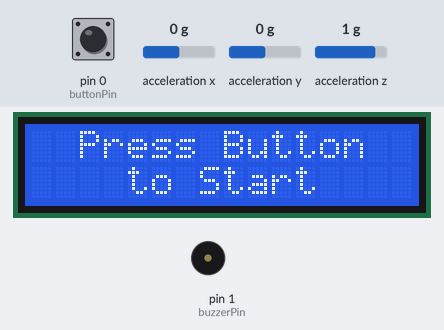
A sketch run on a simulated Arduino Uno, built with avr-gcc and run on an emulated ATmega328P. Shown: 16×2 character LCD, buzzer (waves = sounding). Inputs (shaded band) come from the test bench; at power-on: pin 0 (buttonPin) LOW, acceleration x 0 g, acceleration y 0 g, acceleration z 1 g. Random numbers use the default seed unless the sketch sets one.

Above: at 1.2 s.
1.3 s: pin 0 (buttonPin) pulled HIGH for 0.3 s
At 2.8 s:
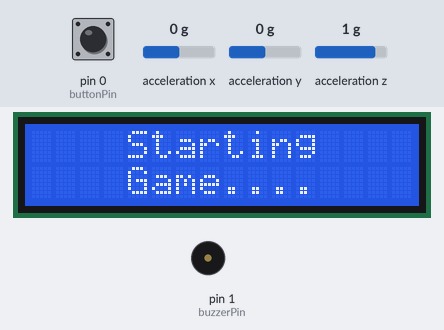
At 4.5 s:
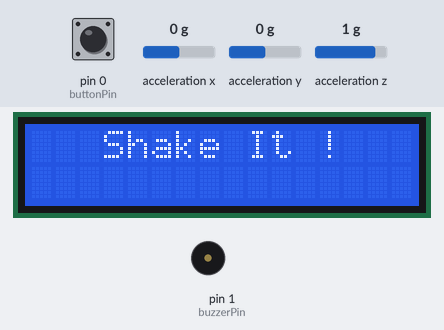
4.6 s: acceleration x set to -1.4 g
At 8.6 s:
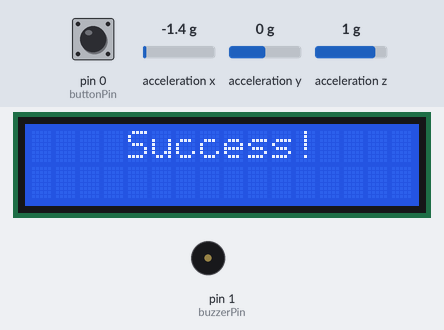
Timing chart, 0 to 16.6 s (numbered marks = the images above; inputs shaded):
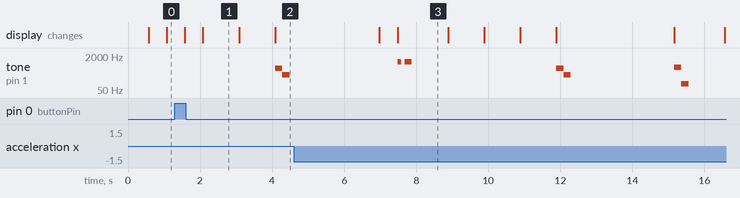

Measured:
- after the input at 1.3 s, tone on pin 1 (buzzerPin): silent → 522 Hz after 2.8 s, → 261 Hz 0.20 s later, → silent 0.20 s later
- what the display in image 1 shows lasts 1.0 s, from 2.1 s to 3.1 s
- what the display in image 3 shows lasts 1.4 s, from 7.5 s to 8.9 s

The sketch:

bop-it.ino
```cpp
#include <Wire.h>
#include <SPI.h>
#include <Adafruit_LIS3DH.h>
#include <Adafruit_Sensor.h>
#include <LiquidCrystal.h>

LiquidCrystal lcd(13, 12, 11, 10, 9, 8);

// attach pin D2 Arduino to pin Echo of HC-SR04
#define echoPin 2
#define trigPin 7
#define buttonPin 0
#define buzzerPin 1

// I2C
Adafruit_LIS3DH lis = Adafruit_LIS3DH();

long duration;
int distance;
short globalTime = 2000;
short randomNumber;
short currentScore;
bool success;

sensors_event_t event;

void setup(void)
{
  // Setup LCD's columns and rows:
  lcd.begin(16,2);

  // Setup I2C interface for accel:
  lis.begin();

  // Setup ultrasonic sensor:
  pinMode(trigPin,OUTPUT);
  pinMode(echoPin,INPUT);

  // Setup button:
  pinMode(buttonPin,INPUT);

  // Setup buzzer:
  pinMode(buzzerPin,OUTPUT);
}

bool button()
{
  lcd.setCursor(0,0);
  lcd.print("   Press It !  ");

  tone(buzzerPin,261);
  delay(200);
  noTone(buzzerPin);

  //digitalWrite(buzzerPin,HIGH);
  //delay(2000);
  //digitalWrite(buzzerPin,LOW);

  bool pressed = false;
  int timeCount = 0;

  while(timeCount<globalTime)
  {
    if(digitalRead(0)>0)
    {
      pressed = true;
    }

    timeCount++;
    delay(2);
  }


  if(pressed)
  {
    lcd.clear();
    delay(500);

    return true;
  }

  return false;
}

float getAccel()
{
  lis.getEvent(&event);
  return sqrt(event.acceleration.x*event.acceleration.x + event.acceleration.y*event.acceleration.y + event.acceleration.z*event.acceleration.z);
}

bool accel(float initAcc)
{
  int timeCount = 0;
  float acc = 0;
  bool shaken = false;

  lcd.setCursor(0,0);
  lcd.print("   Shake It !  ");

  tone(buzzerPin,522);
  delay(200);
  tone(buzzerPin,261);
  delay(200);
  noTone(buzzerPin);

  while(timeCount<globalTime)
  {
    acc = getAccel();

    if(acc < initAcc - 1 || acc > initAcc + 1)
    {
      shaken = true;
    }

    timeCount++;
  }

  if(shaken)
  {
    lcd.clear();
    delay(500);

    return true;
  }

  return false;
}

bool ultrasonic()
{
  bool waved = false;
  int timeCount = 0;

  lcd.setCursor(0,0);
  lcd.print("   Wave It!   ");

  tone(buzzerPin,1044);
  delay(200);
  tone(buzzerPin,522);
  delay(200);
  noTone(buzzerPin);

  while(timeCount<globalTime)
  {
    // Clears the trigPin condition
    digitalWrite(trigPin, LOW);
    delayMicroseconds(2);

    // Sets the trigPin HIGH (ACTIVE) for 10 microseconds
    digitalWrite(trigPin, HIGH);
    delayMicroseconds(10);
    digitalWrite(trigPin, LOW);

    // Reads the echoPin, returns the sound wave travel time in microseconds
    duration = pulseIn(echoPin, HIGH);

    // Calculating the distance
    distance = duration * 0.034 / 2; // Speed of sound wave divided by 2 (go and back)

    if(distance < 5)
    {
      waved = true;
    }

    timeCount++;
  }

  if(waved)
  {
    lcd.clear();
    delay(500);

    return true;
  }

  return false;
}

void loop()
{
  success = true;
  currentScore = 0;
  globalTime = 2000;

  bool pressed = false;

  while(!pressed) {
    if(digitalRead(0)>0)
    {
      pressed = true;
    }

    lcd.setCursor(0,0);
    lcd.print("  Press Button  ");
    lcd.setCursor(0,1);
    lcd.print("    to Start    ");

    if(digitalRead(0)>0)
    {
      pressed = true;
    }

    delay(500);

    if(digitalRead(0)>0)
    {
      pressed = true;
    }

    lcd.clear();
    delay(500);

    if(digitalRead(0)>0)
    {
      pressed = true;
    }
  }

  lcd.setCursor(0,0);
  lcd.print("    Starting    ");
  lcd.setCursor(0,1);
  lcd.print("    Game....    ");

  delay(1000);
  lcd.clear();
  delay(1000);

  while(success==true)
  {
    lis.getEvent(&event);
    randomNumber = random(3); //random(3);

    switch (randomNumber)
    {
      case 0:
        success = button();
        break;
      case 1:
        success = accel(sqrt(event.acceleration.x*event.acceleration.x + event.acceleration.y*event.acceleration.y + event.acceleration.z*event.acceleration.z));
        break;
      case 2:
        success = ultrasonic();
        break;
      default:
        lcd.print("Missing");
        delay(1000);
        break;
    }

    if(success==true)
    {
      // Increment and display current score:
      currentScore++;
      globalTime = (2000 / currentScore) + 300;

      lcd.setCursor(0,0);
      lcd.print("    Success!    ");

      tone(buzzerPin,1044);
      delay(100);
      noTone(buzzerPin);
      delay(100);
      tone(buzzerPin,1044);
      delay(100);
      tone(buzzerPin,1044);
      delay(100);
      noTone(buzzerPin);

      delay(1000);
      lcd.clear();
      delay(1000);

      lcd.setCursor(0,0);
      lcd.print(" Current Score: ");
      lcd.setCursor(0,1);
      lcd.print("       ");
      lcd.print(currentScore);
      lcd.print("       ");

      delay(1000);
      lcd.clear();
      delay(1000);
    }
    else
    {
      lcd.setCursor(0,0);
      lcd.print("    Failure!    ");

      tone(buzzerPin,600);
      delay(200);
      tone(buzzerPin,100);
      delay(200);
      noTone(buzzerPin);

      delay(1000);
      lcd.clear();
      delay(1000);
    }
  }
}
```
